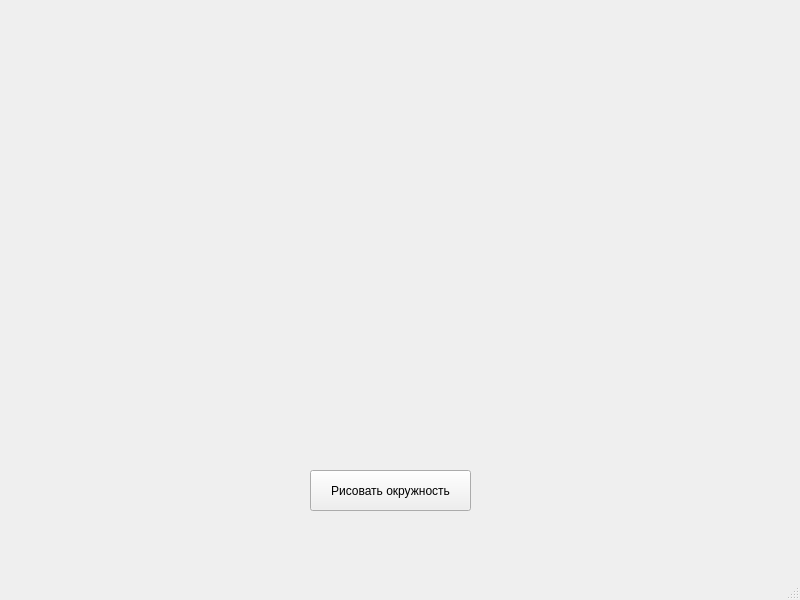
<?xml version="1.0" encoding="UTF-8"?>
<ui version="4.0">
 <class>MainWindow</class>
 <widget class="QMainWindow" name="MainWindow">
  <property name="geometry">
   <rect>
    <x>0</x>
    <y>0</y>
    <width>800</width>
    <height>600</height>
   </rect>
  </property>
  <property name="windowTitle">
   <string>MainWindow</string>
  </property>
  <widget class="QWidget" name="centralwidget">
   <widget class="QPushButton" name="pushButton">
    <property name="geometry">
     <rect>
      <x>310</x>
      <y>470</y>
      <width>161</width>
      <height>41</height>
     </rect>
    </property>
    <property name="text">
     <string>Рисовать окружность</string>
    </property>
   </widget>
  </widget>
  <widget class="QMenuBar" name="menubar">
   <property name="geometry">
    <rect>
     <x>0</x>
     <y>0</y>
     <width>800</width>
     <height>26</height>
    </rect>
   </property>
  </widget>
  <widget class="QStatusBar" name="statusbar"/>
 </widget>
 <resources/>
 <connections/>
</ui>
